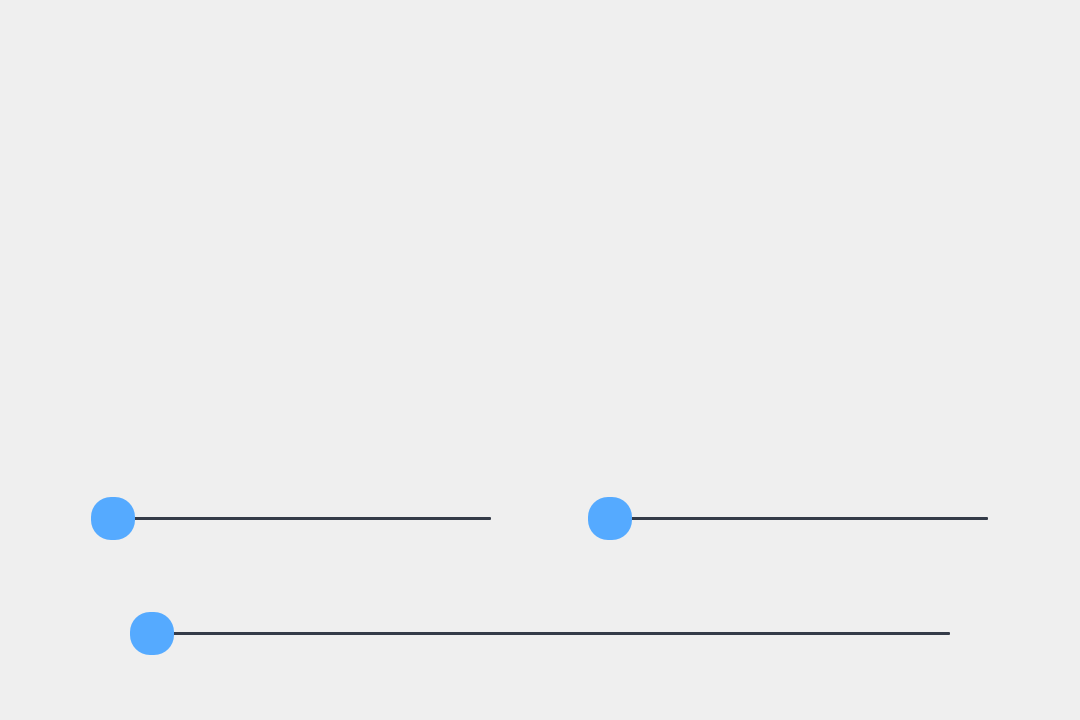
<?xml version="1.0" encoding="UTF-8"?>
<ui version="4.0">
 <class>MainWindow</class>
 <widget class="QMainWindow" name="MainWindow">
  <property name="geometry">
   <rect>
    <x>0</x>
    <y>0</y>
    <width>1080</width>
    <height>720</height>
   </rect>
  </property>
  <property name="minimumSize">
   <size>
    <width>1080</width>
    <height>720</height>
   </size>
  </property>
  <property name="maximumSize">
   <size>
    <width>1080</width>
    <height>720</height>
   </size>
  </property>
  <property name="windowTitle">
   <string>MainWindow</string>
  </property>
  <widget class="QWidget" name="centralwidget">
   <widget class="QWidget" name="SliderWidget" native="true">
    <property name="geometry">
     <rect>
      <x>0</x>
      <y>430</y>
      <width>1080</width>
      <height>290</height>
     </rect>
    </property>
    <widget class="QWidget" name="verticalLayoutWidget">
     <property name="geometry">
      <rect>
       <x>0</x>
       <y>0</y>
       <width>1081</width>
       <height>291</height>
      </rect>
     </property>
     <layout class="QVBoxLayout" name="verticalLayout">
      <item>
       <spacer name="verticalSpacer_3">
        <property name="orientation">
         <enum>Qt::Vertical</enum>
        </property>
        <property name="sizeHint" stdset="0">
         <size>
          <width>20</width>
          <height>40</height>
         </size>
        </property>
       </spacer>
      </item>
      <item>
       <layout class="QHBoxLayout" name="horizontalLayout">
        <item>
         <widget class="PySlider" name="DefrostSlider">
          <property name="minimumSize">
           <size>
            <width>400</width>
            <height>44</height>
           </size>
          </property>
          <property name="maximumSize">
           <size>
            <width>400</width>
            <height>44</height>
           </size>
          </property>
          <property name="styleSheet">
           <string notr="true">QSlider::groove:horizontal {
    border-radius: 1px;
    height: 3px;
    margin: 0px;
    background-color: rgb(52, 59, 72);
}
QSlider::groove:horizontal:hover {
    background-color: rgb(55, 62, 76);
}
QSlider::handle:horizontal {
    background-color: rgb(85, 170, 255);
    border: none;
    height: 44px;
    width: 44px;
    margin: -20px 0;
    border-radius: 20px;
    padding: -20px 0px;
}</string>
          </property>
          <property name="orientation">
           <enum>Qt::Horizontal</enum>
          </property>
         </widget>
        </item>
        <item>
         <widget class="PySlider" name="VentSlider">
          <property name="minimumSize">
           <size>
            <width>400</width>
            <height>44</height>
           </size>
          </property>
          <property name="maximumSize">
           <size>
            <width>400</width>
            <height>44</height>
           </size>
          </property>
          <property name="styleSheet">
           <string notr="true">QSlider::groove:horizontal {
    border-radius: 1px;
    height: 3px;
    margin: 0px;
    background-color: rgb(52, 59, 72);
}
QSlider::groove:horizontal:hover {
    background-color: rgb(55, 62, 76);
}
QSlider::handle:horizontal {
    background-color: rgb(85, 170, 255);
    border: none;
    height: 44px;
    width: 44px;
    margin: -20px 0;
    border-radius: 20px;
    padding: -20px 0px;
}</string>
          </property>
          <property name="orientation">
           <enum>Qt::Horizontal</enum>
          </property>
          <property name="invertedAppearance">
           <bool>false</bool>
          </property>
         </widget>
        </item>
       </layout>
      </item>
      <item>
       <spacer name="verticalSpacer_2">
        <property name="orientation">
         <enum>Qt::Vertical</enum>
        </property>
        <property name="sizeHint" stdset="0">
         <size>
          <width>20</width>
          <height>40</height>
         </size>
        </property>
       </spacer>
      </item>
      <item alignment="Qt::AlignHCenter">
       <widget class="PySlider" name="TempSlider">
        <property name="minimumSize">
         <size>
          <width>820</width>
          <height>44</height>
         </size>
        </property>
        <property name="maximumSize">
         <size>
          <width>820</width>
          <height>44</height>
         </size>
        </property>
        <property name="styleSheet">
         <string notr="true">QSlider::groove:horizontal {
    border-radius: 1px;
    height: 3px;
    margin: 0px;
    background-color: rgb(52, 59, 72);
}
QSlider::groove:horizontal:hover {
    background-color: rgb(55, 62, 76);
}
QSlider::handle:horizontal {
    background-color: rgb(85, 170, 255);
    border: none;
    height: 44px;
    width: 44px;
    margin: -20px 0;
    border-radius: 20px;
    padding: -20px 0px;
}</string>
        </property>
        <property name="minimum">
         <number>0</number>
        </property>
        <property name="maximum">
         <number>100</number>
        </property>
        <property name="pageStep">
         <number>10</number>
        </property>
        <property name="tracking">
         <bool>true</bool>
        </property>
        <property name="orientation">
         <enum>Qt::Horizontal</enum>
        </property>
       </widget>
      </item>
      <item>
       <spacer name="verticalSpacer">
        <property name="orientation">
         <enum>Qt::Vertical</enum>
        </property>
        <property name="sizeHint" stdset="0">
         <size>
          <width>20</width>
          <height>40</height>
         </size>
        </property>
       </spacer>
      </item>
     </layout>
    </widget>
   </widget>
   <widget class="PyGlView" name="CarView" native="true">
    <property name="geometry">
     <rect>
      <x>720</x>
      <y>0</y>
      <width>360</width>
      <height>430</height>
     </rect>
    </property>
    <property name="sizePolicy">
     <sizepolicy hsizetype="Maximum" vsizetype="Maximum">
      <horstretch>0</horstretch>
      <verstretch>0</verstretch>
     </sizepolicy>
    </property>
    <property name="minimumSize">
     <size>
      <width>360</width>
      <height>430</height>
     </size>
    </property>
    <property name="maximumSize">
     <size>
      <width>1080</width>
      <height>720</height>
     </size>
    </property>
   </widget>
   <widget class="PyGlView" name="CoolFanView" native="true">
    <property name="geometry">
     <rect>
      <x>360</x>
      <y>0</y>
      <width>360</width>
      <height>430</height>
     </rect>
    </property>
    <property name="sizePolicy">
     <sizepolicy hsizetype="Maximum" vsizetype="Maximum">
      <horstretch>0</horstretch>
      <verstretch>0</verstretch>
     </sizepolicy>
    </property>
    <property name="minimumSize">
     <size>
      <width>360</width>
      <height>430</height>
     </size>
    </property>
    <property name="maximumSize">
     <size>
      <width>1080</width>
      <height>720</height>
     </size>
    </property>
   </widget>
   <widget class="PyGlView" name="HeatFanView" native="true">
    <property name="geometry">
     <rect>
      <x>0</x>
      <y>0</y>
      <width>360</width>
      <height>430</height>
     </rect>
    </property>
    <property name="sizePolicy">
     <sizepolicy hsizetype="Maximum" vsizetype="Maximum">
      <horstretch>0</horstretch>
      <verstretch>0</verstretch>
     </sizepolicy>
    </property>
    <property name="minimumSize">
     <size>
      <width>360</width>
      <height>430</height>
     </size>
    </property>
    <property name="maximumSize">
     <size>
      <width>1080</width>
      <height>720</height>
     </size>
    </property>
   </widget>
  </widget>
 </widget>
 <customwidgets>
  <customwidget>
   <class>PySlider</class>
   <extends>QSlider</extends>
   <header>py_widget.h</header>
  </customwidget>
  <customwidget>
   <class>PyGlView</class>
   <extends>QWidget</extends>
   <header>py_widget.h</header>
   <container>1</container>
  </customwidget>
 </customwidgets>
 <resources/>
 <connections/>
</ui>
